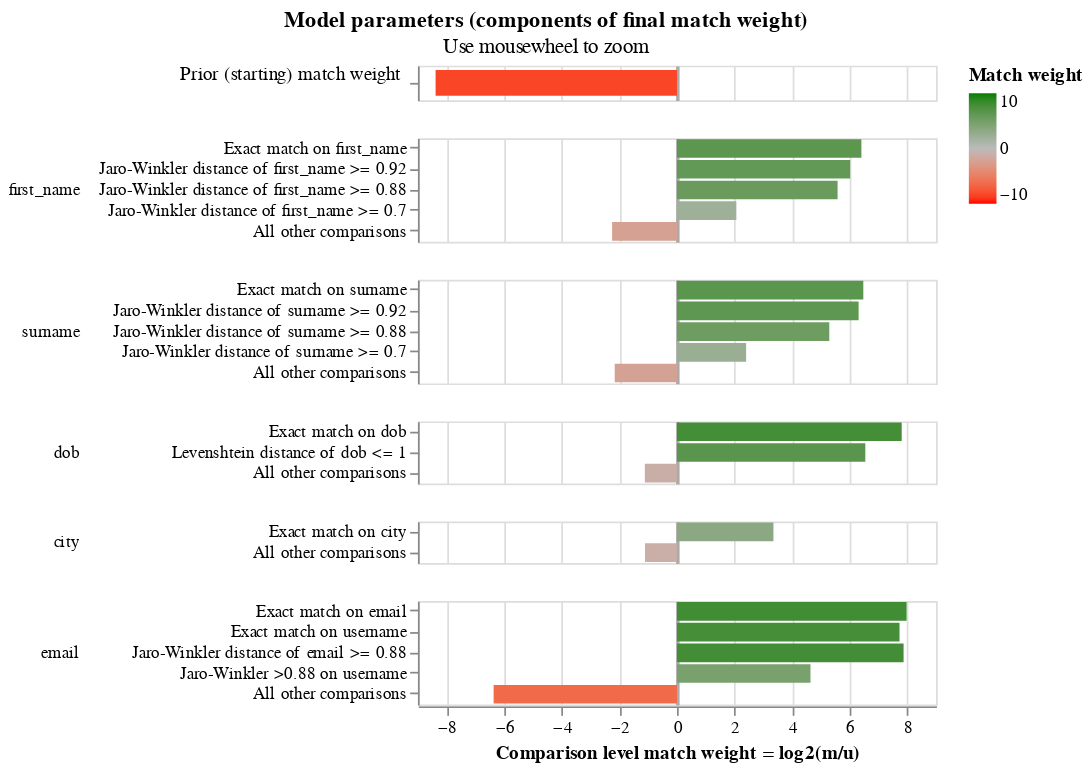

The notebook cell saved with this chart:
### Code cell
linker.visualisations.match_weights_chart()

### Figure 1 — Vega-Lite specification as saved in the notebook (floating-point values rounded to 4 significant figures)
{"config": {"view": {"continuousWidth": 300, "continuousHeight": 300, "discreteHeight": 60, "discreteWidth": 400}, "header": {"title": null}, "mark": {"tooltip": null}, "title": {"anchor": "middle"}}, "vconcat": [{"mark": {"type": "bar", "clip": true, "height": 15}, "encoding": {"color": {"field": "log2_bayes_factor", "scale": {"domain": [-10, 0, 10], "interpolate": "lab", "range": ["red", "#bbbbbb", "green"]}, "title": "Match weight", "type": "quantitative"}, "tooltip": [{"field": "comparison_name", "title": "Comparison name", "type": "nominal"}, {"field": "probability_two_random_records_match", "format": ".4f", "title": "Probability two random records match", "type": "nominal"}, {"field": "log2_bayes_factor", "format": ",.4f", "title": "Equivalent match weight", "type": "quantitative"}, {"field": "bayes_factor_description", "title": "Match weight description", "type": "nominal"}], "x": {"axis": {"domain": false, "gridColor": {"condition": {"test": "abs(datum.value / 10)  <= 1 & datum.value % 10 === 0", "value": "#aaa"}, "value": "#ddd"}, "gridDash": {"condition": {"test": "abs(datum.value / 10) == 1", "value": [3]}, "value": null}, "gridWidth": {"condition": {"test": "abs(datum.value / 10)  <= 1 & datum.value % 10 === 0", "value": 2}, "value": 1}, "labels": false, "ticks": false, "title": ""}, "field": "log2_bayes_factor", "scale": {"domain": [-9, 9]}, "type": "quantitative"}, "y": {"axis": {"title": "Prior (starting) match weight", "titleAlign": "right", "titleAngle": 0, "titleFontWeight": "normal"}, "field": "label_for_charts", "sort": {"field": "comparison_vector_value", "order": "descending"}, "type": "nominal"}}, "height": 20, "transform": [{"filter": "(datum.comparison_name == 'probability_two_random_records_match')"}]}, {"mark": {"type": "bar", "clip": true}, "encoding": {"color": {"field": "log2_bayes_factor", "scale": {"domain": [-10, 0, 10], "interpolate": "lab", "range": ["red", "#bbbbbb", "green"]}, "title": "Match weight", "type": "quantitative"}, "row": {"field": "comparison_name", "header": {"labelAlign": "left", "labelAnchor": "middle", "labelAngle": 0}, "sort": {"field": "comparison_sort_order"}, "type": "nominal"}, "tooltip": [{"field": "comparison_name", "title": "Comparison name", "type": "nominal"}, {"field": "label_for_charts", "title": "Label", "type": "ordinal"}, {"field": "sql_condition", "title": "SQL condition", "type": "nominal"}, {"field": "m_probability", "format": ".10~g", "title": "M probability", "type": "quantitative"}, {"field": "u_probability", "format": ".10~g", "title": "U probability", "type": "quantitative"}, {"field": "bayes_factor", "format": ",.6f", "title": "Bayes factor = m/u", "type": "quantitative"}, {"field": "log2_bayes_factor", "format": ".4~g", "title": "Match weight = log2(m/u)", "type": "quantitative"}, {"field": "bayes_factor_description", "title": "Match weight description", "type": "nominal"}, {"field": "m_probability_description", "title": "m probability description", "type": "nominal"}, {"field": "u_probability_description", "title": "u probability description", "type": "nominal"}], "x": {"axis": {"gridColor": {"condition": {"test": "abs(datum.value / 10)  <= 1 & datum.value % 10 === 0", "value": "#aaa"}, "value": "#ddd"}, "gridDash": {"condition": {"test": "abs(datum.value / 10) == 1", "value": [3]}, "value": null}, "gridWidth": {"condition": {"test": "abs(datum.value / 10)  <= 1 & datum.value % 10 === 0", "value": 2}, "value": 1}, "title": "Comparison level match weight = log2(m/u)"}, "field": "log2_bayes_factor", "scale": {"domain": [-9, 9]}, "type": "quantitative"}, "y": {"axis": {"title": null}, "field": "label_for_charts", "sort": {"field": "comparison_vector_value", "order": "descending"}, "type": "nominal"}}, "height": {"step": 12}, "resolve": {"axis": {"y": "independent"}, "scale": {"y": "independent"}}, "transform": [{"filter": "(datum.comparison_name != 'probability_two_random_records_match')"}]}], "data": {"name": "data-a0f62e7f013d07b09c87137daf61b578"}, "params": [{"name": "mouse_zoom", "select": {"type": "interval", "encodings": ["x"]}, "bind": "scales", "views": []}], "resolve": {"axis": {"y": "independent"}, "scale": {"y": "independent"}}, "title": {"text": "Model parameters (components of final match weight)", "subtitle": "Use mousewheel to zoom"}, "$schema": "https://vega.github.io/schema/vega-lite/v5.9.3.json", "datasets": {"data-a0f62e7f013d07b09c87137daf61b578": [{"comparison_name": "probability_two_random_records_match", "sql_condition": null, "label_for_charts": "", "m_probability": null, "u_probability": null, "m_probability_description": null, "u_probability_description": null, "has_tf_adjustments": false, "tf_adjustment_column": null, "tf_adjustment_weight": null, "is_null_level": false, "bayes_factor": 0.002989, "log2_bayes_factor": -8.386, "comparison_vector_value": 0, "max_comparison_vector_value": 0, "bayes_factor_description": "The probability that two random records drawn at random match is 0.003 or one in  335.6 records.This is equivalent to a starting match weight of -8.386.", "probability_two_random_records_match": 0.00298, "comparison_sort_order": -1}, {"comparison_name": "first_name", "sql_condition": "\"first_name_l\" = \"first_name_r\"", "label_for_charts": "Exact match on first_name", "m_probability": 0.4914, "u_probability": 0.005794, "m_probability_description": "Amongst matching record comparisons, 49.14% of records (i.e. one in 2.035) are in the exact match on first_name comparison level", "u_probability_description": "Amongst non-matching record comparisons, 0.5794% of records (i.e. one in 173) are in the exact match on first_name comparison level", "has_tf_adjustments": true, "tf_adjustment_column": "first_name", "tf_adjustment_weight": 1.0, "is_null_level": false, "bayes_factor": 84.82, "log2_bayes_factor": 6.406, "comparison_vector_value": 4, "max_comparison_vector_value": 4, "bayes_factor_description": "If comparison level is `exact match on first_name` then comparison is 84.82 times more likely to be a match", "probability_two_random_records_match": 0.00298, "comparison_sort_order": 0}, {"comparison_name": "first_name", "sql_condition": "jaro_winkler_similarity(\"first_name_l\", \"first_name_r\") >= 0.92", "label_for_charts": "Jaro-Winkler distance of first_name >= 0.92", "m_probability": 0.1518, "u_probability": 0.002343, "m_probability_description": "Amongst matching record comparisons, 15.18% of records (i.e. one in 6.589) are in the jaro-winkler distance of first_name >= 0.92 comparison level", "u_probability_description": "Amongst non-matching record comparisons, 0.2343% of records (i.e. one in 427) are in the jaro-winkler distance of first_name >= 0.92 comparison level", "has_tf_adjustments": false, "tf_adjustment_column": null, "tf_adjustment_weight": 1.0, "is_null_level": false, "bayes_factor": 64.77, "log2_bayes_factor": 6.017, "comparison_vector_value": 3, "max_comparison_vector_value": 4, "bayes_factor_description": "If comparison level is `jaro-winkler distance of first_name >= 0.92` then comparison is 64.77 times more likely to be a match", "probability_two_random_records_match": 0.00298, "comparison_sort_order": 0}, {"comparison_name": "first_name", "sql_condition": "jaro_winkler_similarity(\"first_name_l\", \"first_name_r\") >= 0.88", "label_for_charts": "Jaro-Winkler distance of first_name >= 0.88", "m_probability": 0.07406, "u_probability": 0.001548, "m_probability_description": "Amongst matching record comparisons, 7.406% of records (i.e. one in 13.5) are in the jaro-winkler distance of first_name >= 0.88 comparison level", "u_probability_description": "Amongst non-matching record comparisons, 0.1548% of records (i.e. one in 646) are in the jaro-winkler distance of first_name >= 0.88 comparison level", "has_tf_adjustments": false, "tf_adjustment_column": null, "tf_adjustment_weight": 1.0, "is_null_level": false, "bayes_factor": 47.83, "log2_bayes_factor": 5.58, "comparison_vector_value": 2, "max_comparison_vector_value": 4, "bayes_factor_description": "If comparison level is `jaro-winkler distance of first_name >= 0.88` then comparison is 47.83 times more likely to be a match", "probability_two_random_records_match": 0.00298, "comparison_sort_order": 0}, {"comparison_name": "first_name", "sql_condition": "jaro_winkler_similarity(\"first_name_l\", \"first_name_r\") >= 0.7", "label_for_charts": "Jaro-Winkler distance of first_name >= 0.7", "m_probability": 0.07909, "u_probability": 0.01893, "m_probability_description": "Amongst matching record comparisons, 7.909% of records (i.e. one in 12.64) are in the jaro-winkler distance of first_name >= 0.7 comparison level", "u_probability_description": "Amongst non-matching record comparisons, 1.893% of records (i.e. one in 52.81) are in the jaro-winkler distance of first_name >= 0.7 comparison level", "has_tf_adjustments": false, "tf_adjustment_column": null, "tf_adjustment_weight": 1.0, "is_null_level": false, "bayes_factor": 4.177, "log2_bayes_factor": 2.062, "comparison_vector_value": 1, "max_comparison_vector_value": 4, "bayes_factor_description": "If comparison level is `jaro-winkler distance of first_name >= 0.7` then comparison is 4.177 times more likely to be a match", "probability_two_random_records_match": 0.00298, "comparison_sort_order": 0}, {"comparison_name": "first_name", "sql_condition": "ELSE", "label_for_charts": "All other comparisons", "m_probability": 0.2037, "u_probability": 0.9714, "m_probability_description": "Amongst matching record comparisons, 20.37% of records (i.e. one in 4.91) are in the all other comparisons comparison level", "u_probability_description": "Amongst non-matching record comparisons, 97.14% of records (i.e. one in 1.029) are in the all other comparisons comparison level", "has_tf_adjustments": false, "tf_adjustment_column": null, "tf_adjustment_weight": 1.0, "is_null_level": false, "bayes_factor": 0.2097, "log2_bayes_factor": -2.254, "comparison_vector_value": 0, "max_comparison_vector_value": 4, "bayes_factor_description": "If comparison level is `all other comparisons` then comparison is 4.769 times less likely to be a match", "probability_two_random_records_match": 0.00298, "comparison_sort_order": 0}, {"comparison_name": "surname", "sql_condition": "\"surname_l\" = \"surname_r\"", "label_for_charts": "Exact match on surname", "m_probability": 0.4346, "u_probability": 0.00489, "m_probability_description": "Amongst matching record comparisons, 43.46% of records (i.e. one in 2.301) are in the exact match on surname comparison level", "u_probability_description": "Amongst non-matching record comparisons, 0.489% of records (i.e. one in 204) are in the exact match on surname comparison level", "has_tf_adjustments": true, "tf_adjustment_column": "surname", "tf_adjustment_weight": 1.0, "is_null_level": false, "bayes_factor": 88.87, "log2_bayes_factor": 6.474, "comparison_vector_value": 4, "max_comparison_vector_value": 4, "bayes_factor_description": "If comparison level is `exact match on surname` then comparison is 88.87 times more likely to be a match", "probability_two_random_records_match": 0.00298, "comparison_sort_order": 1}, {"comparison_name": "surname", "sql_condition": "jaro_winkler_similarity(\"surname_l\", \"surname_r\") >= 0.92", "label_for_charts": "Jaro-Winkler distance of surname >= 0.92", "m_probability": 0.2253, "u_probability": 0.002839, "m_probability_description": "Amongst matching record comparisons, 22.53% of records (i.e. one in 4.439) are in the jaro-winkler distance of surname >= 0.92 comparison level", "u_probability_description": "Amongst non-matching record comparisons, 0.2839% of records (i.e. one in 352) are in the jaro-winkler distance of surname >= 0.92 comparison level", "has_tf_adjustments": false, "tf_adjustment_column": null, "tf_adjustment_weight": 1.0, "is_null_level": false, "bayes_factor": 79.35, "log2_bayes_factor": 6.31, "comparison_vector_value": 3, "max_comparison_vector_value": 4, "bayes_factor_description": "If comparison level is `jaro-winkler distance of surname >= 0.92` then comparison is 79.35 times more likely to be a match", "probability_two_random_records_match": 0.00298, "comparison_sort_order": 1}, {"comparison_name": "surname", "sql_condition": "jaro_winkler_similarity(\"surname_l\", \"surname_r\") >= 0.88", "label_for_charts": "Jaro-Winkler distance of surname >= 0.88", "m_probability": 0.04432, "u_probability": 0.001131, "m_probability_description": "Amongst matching record comparisons, 4.432% of records (i.e. one in 22.56) are in the jaro-winkler distance of surname >= 0.88 comparison level", "u_probability_description": "Amongst non-matching record comparisons, 0.1131% of records (i.e. one in 884) are in the jaro-winkler distance of surname >= 0.88 comparison level", "has_tf_adjustments": false, "tf_adjustment_column": null, "tf_adjustment_weight": 1.0, "is_null_level": false, "bayes_factor": 39.17, "log2_bayes_factor": 5.292, "comparison_vector_value": 2, "max_comparison_vector_value": 4, "bayes_factor_description": "If comparison level is `jaro-winkler distance of surname >= 0.88` then comparison is 39.17 times more likely to be a match", "probability_two_random_records_match": 0.00298, "comparison_sort_order": 1}, {"comparison_name": "surname", "sql_condition": "jaro_winkler_similarity(\"surname_l\", \"surname_r\") >= 0.7", "label_for_charts": "Jaro-Winkler distance of surname >= 0.7", "m_probability": 0.07784, "u_probability": 0.01473, "m_probability_description": "Amongst matching record comparisons, 7.784% of records (i.e. one in 12.85) are in the jaro-winkler distance of surname >= 0.7 comparison level", "u_probability_description": "Amongst non-matching record comparisons, 1.473% of records (i.e. one in 67.89) are in the jaro-winkler distance of surname >= 0.7 comparison level", "has_tf_adjustments": false, "tf_adjustment_column": null, "tf_adjustment_weight": 1.0, "is_null_level": false, "bayes_factor": 5.285, "log2_bayes_factor": 2.402, "comparison_vector_value": 1, "max_comparison_vector_value": 4, "bayes_factor_description": "If comparison level is `jaro-winkler distance of surname >= 0.7` then comparison is 5.285 times more likely to be a match", "probability_two_random_records_match": 0.00298, "comparison_sort_order": 1}, {"comparison_name": "surname", "sql_condition": "ELSE", "label_for_charts": "All other comparisons", "m_probability": 0.218, "u_probability": 0.9764, "m_probability_description": "Amongst matching record comparisons, 21.8% of records (i.e. one in 4.588) are in the all other comparisons comparison level", "u_probability_description": "Amongst non-matching record comparisons, 97.64% of records (i.e. one in 1.024) are in the all other comparisons comparison level", "has_tf_adjustments": false, "tf_adjustment_column": null, "tf_adjustment_weight": 1.0, "is_null_level": false, "bayes_factor": 0.2232, "log2_bayes_factor": -2.163, "comparison_vector_value": 0, "max_comparison_vector_value": 4, "bayes_factor_description": "If comparison level is `all other comparisons` then comparison is 4.48 times less likely to be a match", "probability_two_random_records_match": 0.00298, "comparison_sort_order": 1}, {"comparison_name": "dob", "sql_condition": "\"dob_l\" = \"dob_r\"", "label_for_charts": "Exact match on dob", "m_probability": 0.3914, "u_probability": 0.001748, "m_probability_description": "Amongst matching record comparisons, 39.14% of records (i.e. one in 2.555) are in the exact match on dob comparison level", "u_probability_description": "Amongst non-matching record comparisons, 0.1748% of records (i.e. one in 572) are in the exact match on dob comparison level", "has_tf_adjustments": false, "tf_adjustment_column": null, "tf_adjustment_weight": 1.0, "is_null_level": false, "bayes_factor": 224.0, "log2_bayes_factor": 7.807, "comparison_vector_value": 2, "max_comparison_vector_value": 2, "bayes_factor_description": "If comparison level is `exact match on dob` then comparison is 224 times more likely to be a match", "probability_two_random_records_match": 0.00298, "comparison_sort_order": 2}, {"comparison_name": "dob", "sql_condition": "levenshtein(\"dob_l\", \"dob_r\") <= 1", "label_for_charts": "Levenshtein distance of dob <= 1", "m_probability": 0.1494, "u_probability": 0.001602, "m_probability_description": "Amongst matching record comparisons, 14.94% of records (i.e. one in 6.694) are in the levenshtein distance of dob <= 1 comparison level", "u_probability_description": "Amongst non-matching record comparisons, 0.1602% of records (i.e. one in 624) are in the levenshtein distance of dob <= 1 comparison level", "has_tf_adjustments": false, "tf_adjustment_column": null, "tf_adjustment_weight": 1.0, "is_null_level": false, "bayes_factor": 93.27, "log2_bayes_factor": 6.543, "comparison_vector_value": 1, "max_comparison_vector_value": 2, "bayes_factor_description": "If comparison level is `levenshtein distance of dob <= 1` then comparison is 93.27 times more likely to be a match", "probability_two_random_records_match": 0.00298, "comparison_sort_order": 2}, {"comparison_name": "dob", "sql_condition": "ELSE", "label_for_charts": "All other comparisons", "m_probability": 0.4592, "u_probability": 0.9967, "m_probability_description": "Amongst matching record comparisons, 45.92% of records (i.e. one in 2.178) are in the all other comparisons comparison level", "u_probability_description": "Amongst non-matching record comparisons, 99.67% of records (i.e. one in 1.003) are in the all other comparisons comparison level", "has_tf_adjustments": false, "tf_adjustment_column": null, "tf_adjustment_weight": 1.0, "is_null_level": false, "bayes_factor": 0.4607, "log2_bayes_factor": -1.118, "comparison_vector_value": 0, "max_comparison_vector_value": 2, "bayes_factor_description": "If comparison level is `all other comparisons` then comparison is 2.17 times less likely to be a match", "probability_two_random_records_match": 0.00298, "comparison_sort_order": 2}, {"comparison_name": "city", "sql_condition": "\"city_l\" = \"city_r\"", "label_for_charts": "Exact match on city", "m_probability": 0.5626, "u_probability": 0.05515, "m_probability_description": "Amongst matching record comparisons, 56.26% of records (i.e. one in 1.778) are in the exact match on city comparison level", "u_probability_description": "Amongst non-matching record comparisons, 5.515% of records (i.e. one in 18.13) are in the exact match on city comparison level", "has_tf_adjustments": true, "tf_adjustment_column": "city", "tf_adjustment_weight": 1.0, "is_null_level": false, "bayes_factor": 10.2, "log2_bayes_factor": 3.351, "comparison_vector_value": 1, "max_comparison_vector_value": 1, "bayes_factor_description": "If comparison level is `exact match on city` then comparison is 10.2 times more likely to be a match", "probability_two_random_records_match": 0.00298, "comparison_sort_order": 3}, {"comparison_name": "city", "sql_condition": "ELSE", "label_for_charts": "All other comparisons", "m_probability": 0.4374, "u_probability": 0.9449, "m_probability_description": "Amongst matching record comparisons, 43.74% of records (i.e. one in 2.286) are in the all other comparisons comparison level", "u_probability_description": "Amongst non-matching record comparisons, 94.49% of records (i.e. one in 1.058) are in the all other comparisons comparison level", "has_tf_adjustments": false, "tf_adjustment_column": null, "tf_adjustment_weight": 1.0, "is_null_level": false, "bayes_factor": 0.463, "log2_bayes_factor": -1.111, "comparison_vector_value": 0, "max_comparison_vector_value": 1, "bayes_factor_description": "If comparison level is `all other comparisons` then comparison is 2.16 times less likely to be a match", "probability_two_random_records_match": 0.00298, "comparison_sort_order": 3}, {"comparison_name": "email", "sql_condition": "\"email_l\" = \"email_r\"", "label_for_charts": "Exact match on email", "m_probability": 0.553, "u_probability": 0.002194, "m_probability_description": "Amongst matching record comparisons, 55.3% of records (i.e. one in 1.808) are in the exact match on email comparison level", "u_probability_description": "Amongst non-matching record comparisons, 0.2194% of records (i.e. one in 456) are in the exact match on email comparison level", "has_tf_adjustments": true, "tf_adjustment_column": "email", "tf_adjustment_weight": 1.0, "is_null_level": false, "bayes_factor": 252.1, "log2_bayes_factor": 7.978, "comparison_vector_value": 4, "max_comparison_vector_value": 4, "bayes_factor_description": "If comparison level is `exact match on email` then comparison is 252 times more likely to be a match", "probability_two_random_records_match": 0.00298, "comparison_sort_order": 4}, {"comparison_name": "email", "sql_condition": "NULLIF(regexp_extract(\"email_l\", '^[^@]+', 0), '') = NULLIF(regexp_extract(\"email_r\", '^[^@]+', 0), '')", "label_for_charts": "Exact match on username", "m_probability": 0.2209, "u_probability": 0.001039, "m_probability_description": "Amongst matching record comparisons, 22.09% of records (i.e. one in 4.527) are in the exact match on username comparison level", "u_probability_description": "Amongst non-matching record comparisons, 0.1039% of records (i.e. one in 962) are in the exact match on username comparison level", "has_tf_adjustments": false, "tf_adjustment_column": null, "tf_adjustment_weight": 1.0, "is_null_level": false, "bayes_factor": 212.6, "log2_bayes_factor": 7.732, "comparison_vector_value": 3, "max_comparison_vector_value": 4, "bayes_factor_description": "If comparison level is `exact match on username` then comparison is 213 times more likely to be a match", "probability_two_random_records_match": 0.00298, "comparison_sort_order": 4}, {"comparison_name": "email", "sql_condition": "jaro_winkler_similarity(\"email_l\", \"email_r\") >= 0.88", "label_for_charts": "Jaro-Winkler distance of email >= 0.88", "m_probability": 0.2141, "u_probability": 0.0009136, "m_probability_description": "Amongst matching record comparisons, 21.41% of records (i.e. one in 4.67) are in the jaro-winkler distance of email >= 0.88 comparison level", "u_probability_description": "Amongst non-matching record comparisons, 0.09136% of records (i.e. one in 1,095) are in the jaro-winkler distance of email >= 0.88 comparison level", "has_tf_adjustments": false, "tf_adjustment_column": null, "tf_adjustment_weight": 1.0, "is_null_level": false, "bayes_factor": 234.4, "log2_bayes_factor": 7.873, "comparison_vector_value": 2, "max_comparison_vector_value": 4, "bayes_factor_description": "If comparison level is `jaro-winkler distance of email >= 0.88` then comparison is 234 times more likely to be a match", "probability_two_random_records_match": 0.00298, "comparison_sort_order": 4}, {"comparison_name": "email", "sql_condition": "jaro_winkler_similarity(NULLIF(regexp_extract(\"email_l\", '^[^@]+', 0), ''), NULLIF(regexp_extract(\"email_r\", '^[^@]+', 0), '')) >= 0.88", "label_for_charts": "Jaro-Winkler >0.88 on username", "m_probability": 0.0125, "u_probability": 0.0005018, "m_probability_description": "Amongst matching record comparisons, 1.25% of records (i.e. one in 80) are in the jaro-winkler >0.88 on username comparison level", "u_probability_description": "Amongst non-matching record comparisons, 0.05018% of records (i.e. one in 1,993) are in the jaro-winkler >0.88 on username comparison level", "has_tf_adjustments": false, "tf_adjustment_column": null, "tf_adjustment_weight": 1.0, "is_null_level": false, "bayes_factor": 24.91, "log2_bayes_factor": 4.639, "comparison_vector_value": 1, "max_comparison_vector_value": 4, "bayes_factor_description": "If comparison level is `jaro-winkler >0.88 on username` then comparison is 24.91 times more likely to be a match", "probability_two_random_records_match": 0.00298, "comparison_sort_order": 4}, {"comparison_name": "email", "sql_condition": "ELSE", "label_for_charts": "All other comparisons", "m_probability": 0.01203, "u_probability": 0.9954, "m_probability_description": "Amongst matching record comparisons, 1.203% of records (i.e. one in 83.13) are in the all other comparisons comparison level", "u_probability_description": "Amongst non-matching record comparisons, 99.54% of records (i.e. one in 1.005) are in the all other comparisons comparison level", "has_tf_adjustments": false, "tf_adjustment_column": null, "tf_adjustment_weight": 1.0, "is_null_level": false, "bayes_factor": 0.01209, "log2_bayes_factor": -6.371, "comparison_vector_value": 0, "max_comparison_vector_value": 4, "bayes_factor_description": "If comparison level is `all other comparisons` then comparison is 82.74 times less likely to be a match", "probability_two_random_records_match": 0.00298, "comparison_sort_order": 4}]}}
